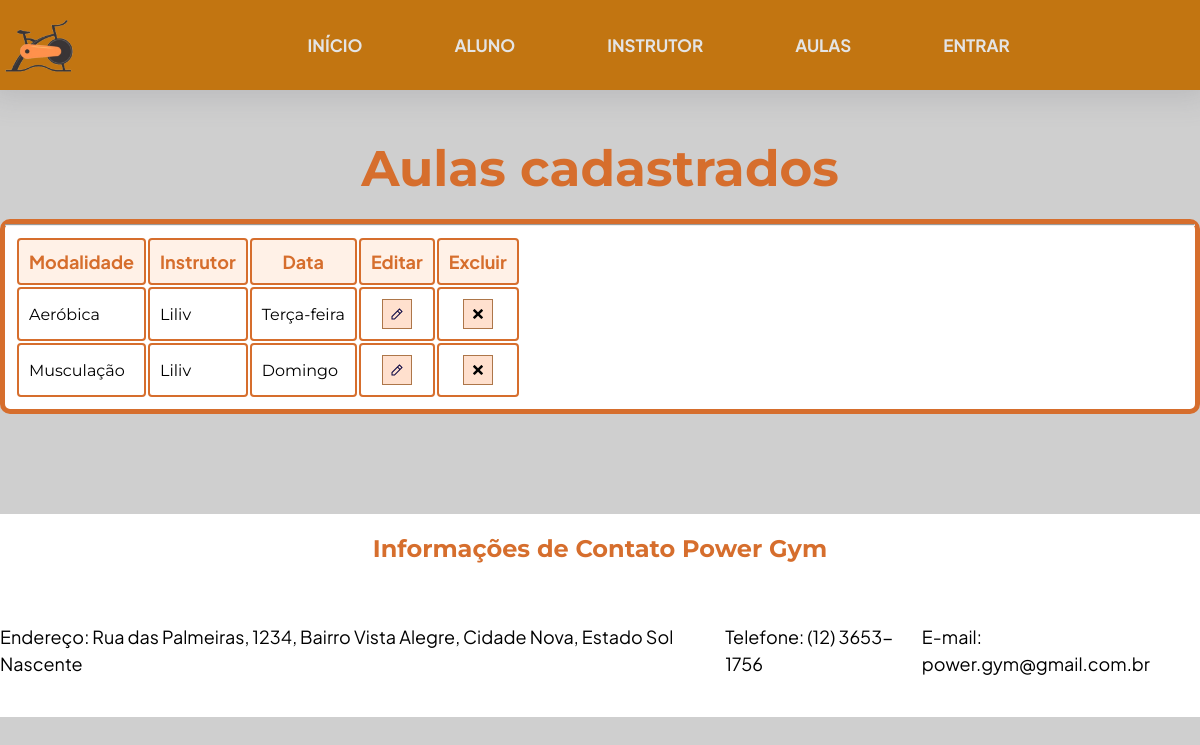
/aulas.php (signed in), run on the app's committed database.
### tables this page shows
CREATE TABLE `aulas` (
  `aula_cod` int(11) NOT NULL,
  `aula_tipo` enum('Pilates','Crossfit','Musculação','Yoga','Aeróbica','Ginástica','Alongamento','Luta') NOT NULL,
  `aula_data` enum('Segunda-feira','Terça-feira','Quarta-feira','Quinta-feira','Sexta-feira','Sábado','Domingo') NOT NULL,
  `fk_instrutor_cod` int(11) NOT NULL,
  `fk_aluno_cod` int(11) NOT NULL
);

CREATE TABLE `instrutores` (
  `instrutor_cod` int(11) NOT NULL,
  `instrutor_nome` varchar(256) NOT NULL,
  `instrutor_email` varchar(256) NOT NULL,
  `instrutor_senha` varchar(64) NOT NULL,
  `instrutor_especialidade` enum('Pilates','Crossfit','Musculação','Yoga','Aeróbica','Ginástica','Alongamento','Luta') NOT NULL
);

### aulas.php (the view, shortened to what this page needs)
<?php
include './php/conexao.php';
$sql = "SELECT a.aula_tipo, a.aula_data, i.instrutor_nome, a.aula_cod FROM aulas a
LEFT JOIN instrutores i ON a.fk_instrutor_cod = i.instrutor_cod
WHERE a.fk_aluno_cod = ?";
$stmt = $conexao->prepare($sql);
$stmt->bind_param("i", $_SESSION['id']);
$stmt->execute();
$aulas = $stmt->get_result();
?>
<!DOCTYPE html>
<html lang="en">
<head>
    <link rel="stylesheet" href="pagAluno.css">
    <?php include './head.php' ?>
</head>
<body>
    <?php include './header.php' ?>
    <div class="container">
    <h1>Aulas cadastrados</h1>
    <div class="tabela-div">
    <table>
        <hr>
        <thead>
            <tr>
                <th>Modalidade</th>
                <th>Instrutor</th>
                <th>Data</th>
                <th>Editar</th>
                <th>Excluir</th>
            </tr>
        </thead>
        <tbody>
            <?php
            if ($aulas->num_rows >0 ){
                while($linha = $aulas->fetch_assoc()){
                echo"<tr><td>".$linha['aula_tipo']."</td><td>".$linha['instrutor_nome']."</td><td>".$linha['aula_data']."</td><td><button class='editar' onclick='editarAula({$linha['aula_cod']}, recarregar)'><img src='./img/edit.svg' class='tablebutton'></button></td><td><button class='editar' onclick='excluirAula({$linha['aula_cod']}, recarregar)'><img src=\"./img/cancel.svg\" class='tablebutton'></button></td></tr>";
                }
            }
            ?>
        </tbody>
    </table>
    </div>
    <?php include './footer.php' ?>
</body>
</html>

### pagAluno.css (style rules this page uses)
* { margin: 0; }
body { display: flex; justify-content: center; align-items: center; flex-direction: column; }
html { background-color: rgb(207, 207, 207); }
.container { margin-top: 4%; }
.container h1 { color: #d66e2d; text-align: center; font-size: 50px; font-family: "Montserrat", sans-serif; font-optical-sizing: auto; }
.tabela-div { border: #d66e2d solid 5px; border-radius: 10px; margin-top: 20px; background-color: white; margin-left: auto; margin-right: auto; }
th, tr { padding: 20px; }
.editar { width: 30px; height: 30px; display: flex; align-items: center; justify-content: center; margin-left: auto; margin-right: auto; background-color: #ffe0ce; border: solid 1px #ad7649; cursor: pointer; }
table { padding: 10px; border-radius: 10px; }
td, th, .botaoCadastar { border: #d66e2d solid 2px; border-radius: 4px; padding: 10px; }
th, .botaoCadastar { font-size: 18px; font-family: "Plus Jakarta Sans", sans-serif; font-optical-sizing: auto; background-color: #ffe5d084; color: #d66e2d; }
td { font-size: 16px; font-family: "Montserrat", sans-serif; font-optical-sizing: auto; }
.tablebutton { width: 1rem; height: 1rem; }

### data on the page
aulas: aula_tipo "Aeróbica", fk_instrutor_cod.instrutor_nome "Liliv", aula_data "Terça-feira"
aulas: aula_tipo "Musculação", fk_instrutor_cod.instrutor_nome "Liliv", aula_data "Domingo"
